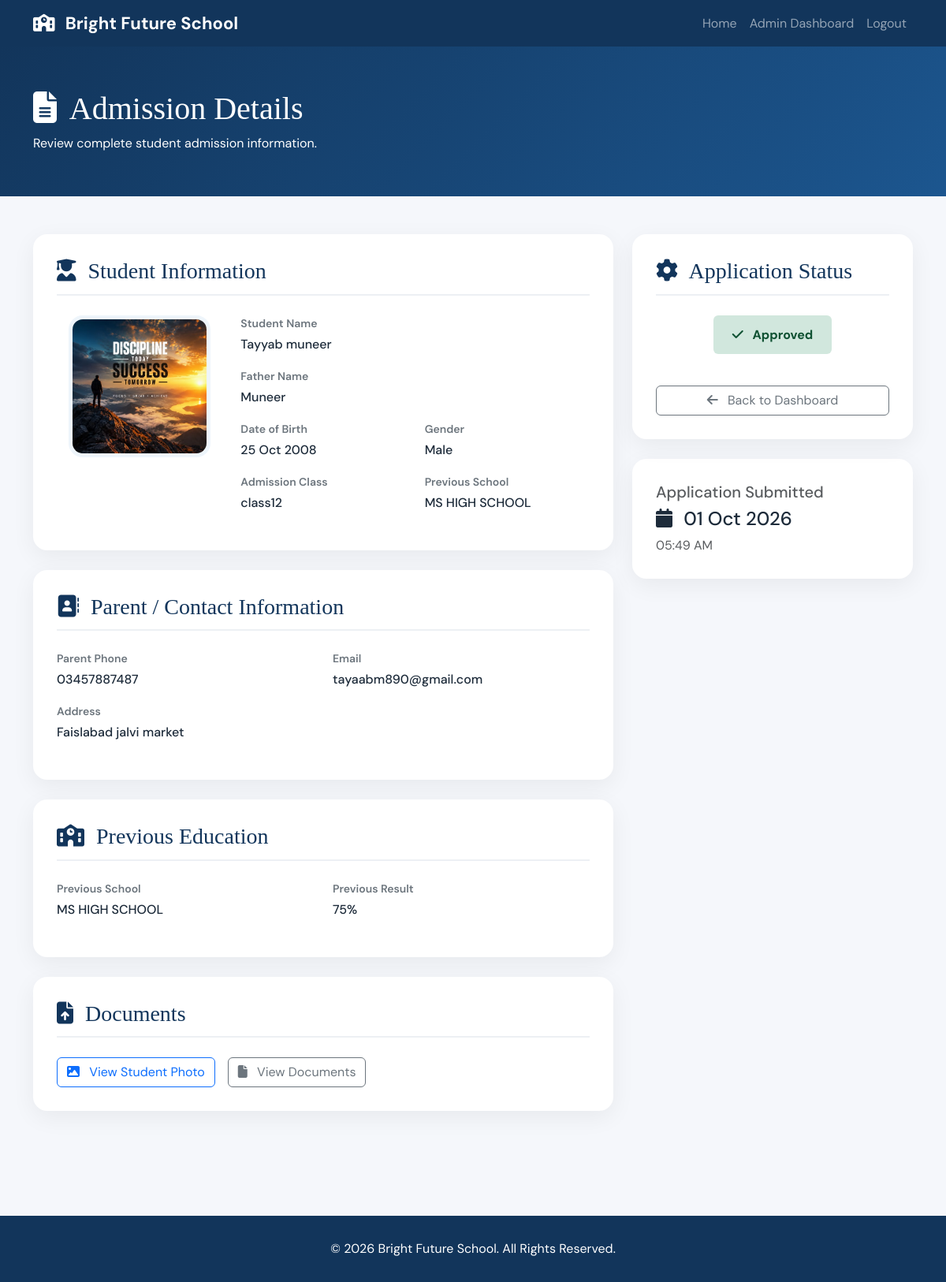
/admin-dashboard/admission/2/ (signed in), run on the app's committed database.
### schoolapp/models.py (models this page shows, shortened)
class Admission(models.Model):
    GENDER_CHOICES = [
        ('Male', 'Male'),
        ('Female', 'Female'),
    ]
    STATUS_CHOICES = [
        ('Pending', 'Pending'),
        ('Approved', 'Approved'),
        ('Rejected', 'Rejected'),
    ]
    student_name = models.CharField(
        max_length=150
    )
    father_name = models.CharField(
        max_length=150
    )
    date_of_birth = models.DateField()
    gender = models.CharField(
        max_length=10,
        choices=GENDER_CHOICES
    )
    admission_class = models.CharField(
        max_length=20
    )
    previous_school = models.CharField(
        max_length=200,
        blank=True
    )
    parent_phone = models.CharField(
        max_length=20
    )
    email = models.EmailField(
        blank=True
    )
    address = models.TextField()
    previous_result = models.CharField(
        max_length=100,
        blank=True
    )
    student_photo = models.ImageField(
        upload_to='admission_photos/',
        blank=True,
        null=True
    )
    documents = models.FileField(
        upload_to='admission_documents/',
        blank=True,
        null=True
    )
    status = models.CharField(
        max_length=20,
        choices=STATUS_CHOICES,
        default='Pending'
    )
    created_at = models.DateTimeField(
        auto_now_add=True
    )

### schoolapp/views.py (the view)
def admission_detail(request, admission_id):
    if not request.user.is_authenticated:
        return redirect('login')
    if not request.user.is_superuser:
        return redirect('home')
    admission = get_object_or_404(
        Admission,
        id=admission_id
    )
    return render(
        request,
        'schoolapp/admission_detail.html',
        {
            'admission': admission
        }
    )

### templates/schoolapp/admission_detail.html (shortened to what this page needs)
{% load static %}
<!DOCTYPE html>
<html lang="en">
<head>
    <link href="https://cdn.jsdelivr.net/npm/bootstrap@5.3.3/dist/css/bootstrap.min.css"
          rel="stylesheet">
    <link rel="stylesheet"
          href="https://cdnjs.cloudflare.com/ajax/libs/font-awesome/6.5.2/css/all.min.css">
</head>
<body>
<nav class="navbar navbar-expand-lg navbar-dark">
    <div class="container">
        <a class="navbar-brand" href="/">
            <i class="fa-solid fa-school me-2"></i>
            Bright Future School
        </a>
        <div class="collapse navbar-collapse"
             id="navbarNav">
            <ul class="navbar-nav ms-auto">
                <li class="nav-item">
                    <a class="nav-link"
                       href="/">
                        Home
                    </a>
                </li>
                <li class="nav-item">
                    <a class="nav-link"
                       href="{% url 'admin_dashboard' %}">
                        Admin Dashboard
                    </a>
                </li>
                <li class="nav-item">
                    <a class="nav-link"
                       href="{% url 'logout' %}">
                        Logout
                    </a>
                </li>
            </ul>
        </div>
    </div>
</nav>
<section class="page-header">
    <div class="container">
        <h1>
            <i class="fa-solid fa-file-lines me-2"></i>
            Admission Details
        </h1>
        <p class="mb-0">
            Review complete student admission information.
        </p>
    </div>
</section>
<section class="py-5">
    <div class="container">
        <div class="row g-4">
            <div class="col-lg-8">
                <div class="detail-card">
                    <h3 class="section-title">
                        <i class="fa-solid fa-user-graduate me-2"></i>
                        Student Information
                    </h3>
                    <div class="row g-4">
                        <div class="col-md-4 text-center">
                            {% if admission.student_photo %}
                                <img src="{{ admission.student_photo.url }}"
                                     class="student-photo"
                                     alt="Student Photo">
                            {% else %}
                                <div class="no-photo mx-auto">
                                    <i class="fa-solid fa-user"></i>
                                </div>
                            {% endif %}
                        </div>
                        <div class="col-md-8">
                            <div class="info-item">
                                <div class="info-label">
                                    Student Name
                                </div>
                                <div class="info-value">
                                    {{ admission.student_name }}
                                </div>
                            </div>
                            <div class="info-item">
                                <div class="info-label">
                                    Father Name
                                </div>
                                <div class="info-value">
                                    {{ admission.father_name }}
                                </div>
                            </div>
                            <div class="row">
                                <div class="col-md-6">
                                    <div class="info-item">
                                        <div class="info-label">
                                            Date of Birth
                                        </div>
                                        <div class="info-value">
                                            {{ admission.date_of_birth|date:"d M Y" }}
                                        </div>
                                    </div>
                                </div>
                                <div class="col-md-6">
                                    <div class="info-item">
                                        <div class="info-label">
                                            Gender
                                        </div>
                                        <div class="info-value">
                                            {{ admission.gender }}
                                        </div>
                                    </div>
                                </div>
                                <div class="col-md-6">
                                    <div class="info-item">
                                        <div class="info-label">
                                            Admission Class
                                        </div>
                                        <div class="info-value">
                                            {{ admission.admission_class }}
                                        </div>
                                    </div>
                                </div>
                                <div class="col-md-6">
                                    <div class="info-item">
                                        <div class="info-label">
                                            Previous School
                                        </div>
                                        <div class="info-value">
                                            {% if admission.previous_school %}
                                                {{ admission.previous_school }}
                                            {% else %}
                                                Not provided
                                            {% endif %}
                                        </div>
                                    </div>
                                </div>
                            </div>
                        </div>
                    </div>
                </div>
                <div class="detail-card">
                    <h3 class="section-title">
                        <i class="fa-solid fa-address-book me-2"></i>
                        Parent / Contact Information
                    </h3>
                    <div class="row">
                        <div class="col-md-6">
                            <div class="info-item">
                                <div class="info-label">
                                    Parent Phone
                                </div>
                                <div class="info-value">
                                    {{ admission.parent_phone }}
                                </div>
                            </div>
                        </div>
                        <div class="col-md-6">
                            <div class="info-item">
                                <div class="info-label">
                                    Email
                                </div>
                                <div class="info-value">
                                    {% if admission.email %}
                                        {{ admission.email }}
                                    {% else %}
                                        Not provided
                                    {% endif %}
                                </div>
                            </div>
                        </div>
                        <div class="col-12">
                            <div class="info-item">
                                <div class="info-label">
                                    Address
                                </div>
                                <div class="info-value">
                                    {{ admission.address }}
                                </div>
                            </div>
                        </div>
                    </div>
                </div>
                <div class="detail-card">
                    <h3 class="section-title">
                        <i class="fa-solid fa-school me-2"></i>
                        Previous Education
                    </h3>
                    <div class="row">
                        <div class="col-md-6">
                            <div class="info-item">
                                <div class="info-label">
                                    Previous School
                                </div>
                                <div class="info-value">
                                    {% if admission.previous_school %}
                                        {{ admission.previous_school }}
                                    {% else %}
                                        Not provided
                                    {% endif %}
                                </div>
                            </div>
                        </div>
                        <div class="col-md-6">
                            <div class="info-item">
                                <div class="info-label">
                                    Previous Result
                                </div>
                                <div class="info-value">
                                    {% if admission.previous_result %}
                                        {{ admission.previous_result }}
                                    {% else %}
                                        Not provided
                                    {% endif %}
                                </div>
                            </div>
                        </div>
                    </div>
                </div>
                <div class="detail-card">
                    <h3 class="section-title">
                        <i class="fa-solid fa-file-arrow-up me-2"></i>
                        Documents
                    </h3>
                    <div class="d-flex flex-wrap gap-3">
                        {% if admission.student_photo %}
                            <a href="{{ admission.student_photo.url }}"
                               target="_blank"
                               class="btn btn-outline-primary">
                                <i class="fa-solid fa-image me-2"></i>
                                View Student Photo
                            </a>
                        {% endif %}
                        {% if admission.documents %}
                            <a href="{{ admission.documents.url }}"
                               target="_blank"
                               class="btn btn-outline-secondary">
                                <i class="fa-solid fa-file me-2"></i>
                                View Documents
                            </a>
                        {% endif %}
                    </div>
                </div>
            </div>
            <div class="col-lg-4">
                <div class="detail-card action-card">
                    <h3 class="section-title">
                        <i class="fa-solid fa-gear me-2"></i>
                        Application Status
                    </h3>
                    <div class="text-center mb-4">
                        {% if admission.status == 'Pending' %}
                            <span class="badge badge-pending px-4 py-3 fs-6">
                                <i class="fa-solid fa-clock me-2"></i>
                                Pending
                            </span>
                        {% elif admission.status == 'Approved' %}
                            <span class="badge badge-approved px-4 py-3 fs-6">
                                <i class="fa-solid fa-check me-2"></i>
                                Approved
                            </span>
                        {% elif admission.status == 'Rejected' %}
                            <span class="badge badge-rejected px-4 py-3 fs-6">
                                <i class="fa-solid fa-xmark me-2"></i>
                                Rejected
                            </span>
                        {% endif %}
                    </div>
                    <a href="{% url 'admin_dashboard' %}"
                       class="btn btn-outline-secondary w-100 mt-3">
                        <i class="fa-solid fa-arrow-left me-2"></i>
                        Back to Dashboard
                    </a>
                </div>
                <div class="detail-card">
                    <h5 class="text-muted">
                        Application Submitted
                    </h5>
                    <h4 class="mt-2">
                        <i class="fa-solid fa-calendar me-2"></i>
                        {{ admission.created_at|date:"d M Y" }}
                    </h4>
                    <p class="text-muted mb-0">
                        {{ admission.created_at|date:"h:i A" }}
                    </p>
                </div>
            </div>
        </div>
    </div>
</section>
<footer>
    <div class="container text-center">
        <p class="mb-0">
            © 2026 Bright Future School. All Rights Reserved.
        </p>
    </div>
</footer>
</body>
</html>

### templates/schoolapp/admission_detail.html (style rules this page uses)
body { font-family: 'DM Sans', sans-serif; background: #f5f7fb; color: #1d2b3a; }
h1, h2, h3 { font-family: 'Playfair Display', serif; }
.navbar { background: #12355b; }
.navbar-brand { font-weight: 700; font-size: 22px; }
.page-header { background: linear-gradient( 135deg, #12355b, #1c568f ); color: white; padding: 55px 20px; }
.page-header h1 { font-size: 40px; }
.detail-card { background: white; border-radius: 18px; padding: 30px; box-shadow: 0 8px 30px rgba(0,0,0,0.06); margin-bottom: 25px; }
.section-title { color: #12355b; border-bottom: 2px solid #edf0f4; padding-bottom: 12px; margin-bottom: 25px; }
.info-item { margin-bottom: 18px; }
.info-label { color: #6c757d; font-size: 14px; font-weight: 600; margin-bottom: 4px; }
.info-value { font-size: 16px; font-weight: 500; }
.student-photo { width: 180px; height: 180px; object-fit: cover; border-radius: 18px; border: 5px solid #eef5fb; }
.badge-approved { background: #d1e7dd; color: #0f5132; }
.action-card { position: sticky; top: 20px; }
footer { background: #12355b; color: white; padding: 30px 0; margin-top: 60px; }

### data on the page
Admission: student_photo (picture), student_name "Tayyab muneer", father_name "Muneer", date_of_birth "25 Oct 2008", gender "Male", admission_class "class12", previous_school "MS HIGH SCHOOL", parent_phone "03457887487", email "tayaabm890@gmail.com", address "Faislabad jalvi market", previous_result "75%", created_at "01 Oct 2026", created_at "05:49 AM"
